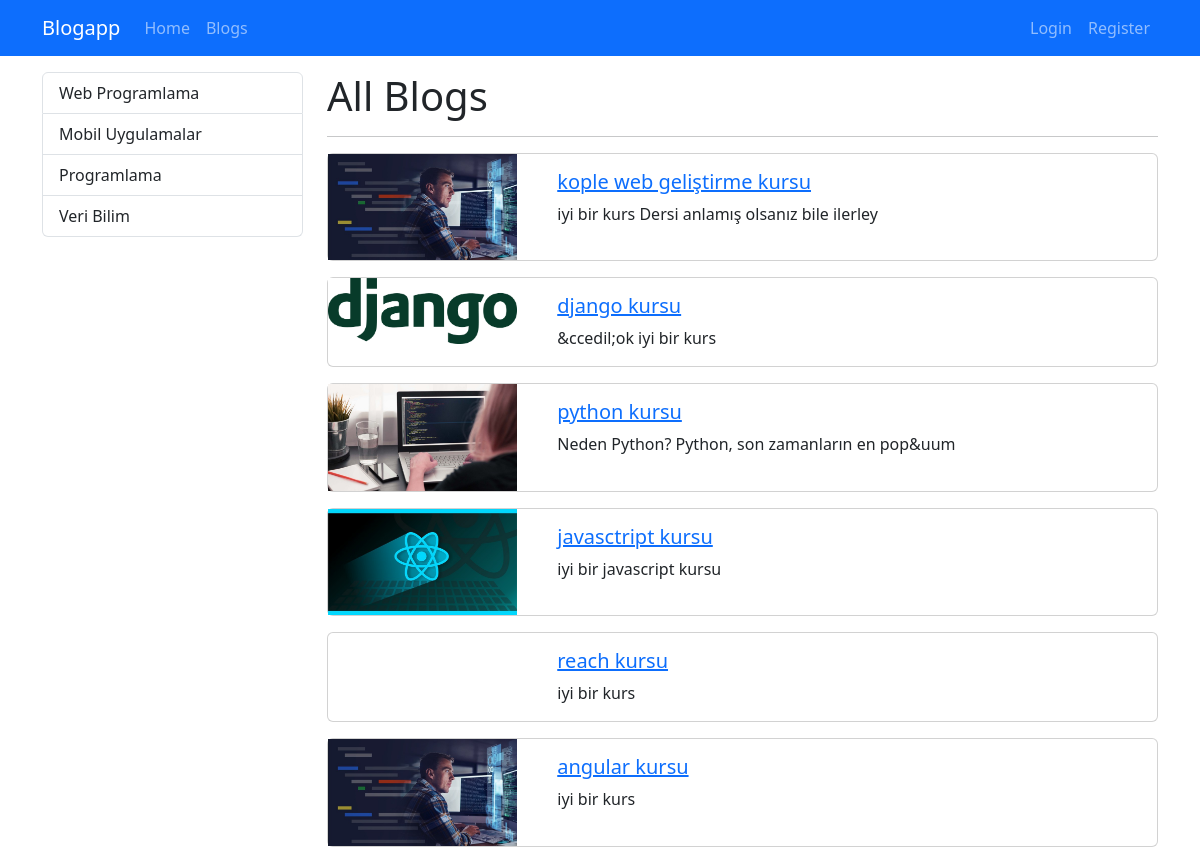
Screenshot of /blogs with the database file from the repository.
### blog/models.py (models this page shows, shortened)
class Category(models.Model):
    name = models.CharField(max_length=150)
    slug = models.SlugField(max_length=150, null=False, blank=True, unique=True, db_index=True, editable=False)

class Blog(models.Model):
    title = models.CharField(max_length=200)
    image = models.ImageField(upload_to="blogs")
    description = RichTextField()
    is_active = models.BooleanField(default=False)
    is_home = models.BooleanField(default=False)
    slug = models.SlugField(max_length=200, null=False, blank=True, unique=True, db_index=True, editable=False)
    categories = models.ManyToManyField(Category, blank=True)

### blog/views.py (the view)
# urls.py: path("blogs", views.blogs, name="blogs"),
def blogs(request):
    context = {
        "blogs": Blog.objects.filter(is_active=True),
        "categories": Category.objects.all()
    }
    return render(request, "blog/blogs.html", context)

### blog/templates/blog/blogs.html (shortened to what this page needs)
{% extends "base.html" %}
{% block content %}
<div class="container mt-3">
    <div class="row">
        <div class="col-3">
            {% include 'partials/_categories.html' %}
        </div>
        <div class="col-9">
            <h1> All Blogs</h1>
            <hr>
            {% if blogs|length > 0 %}
                {% for blog in blogs %}
                    {% if blog.is_active %}
                    {% include 'blog/partials/_blog.html' %}
                {% endif %}
            {% endfor %}
        {% else %}
                <div class="alert alert-warning">No Blogs</div>
            {% endif %}
        </div>
    </div>
</div>
{% endblock %}

### templates/base.html (shortened to what this page needs)
{% load static %}
<!DOCTYPE html>
<html lang="tr">
<head>
    <link rel="stylesheet" href="{% static 'css/bootstrap.min.css' %}">
    <link rel="stylesheet" href="{% static 'css/base.css' %}">
</head>
<body>
    {% include 'partials/_navbar.html' %}
   {% block content %}{% endblock %}
</body>
</html>

### templates/partials/_navbar.html (shortened to what this page needs)
<nav class="navbar navbar-dark bg-primary navbar-expand-lg">
    <div class="container">
        <a class="navbar-brand" href="{% url 'home' %}">Blogapp</a>
        <div class="collapse navbar-collapse" id="navbar">
            <ul class="navbar-nav me-auto">
                <li class="nav-item">
                    <a class="nav-link" href="{% url 'home' %}">Home</a>
                </li>
                <li class="nav-item">
                    <a class="nav-link" href="{% url 'blogs' %}">Blogs</a>
                </li>
            </ul>
            <ul class="navbar-nav ms-auto">
            {% if user.is_authenticated %}
                <li class="nav-item">
                    <a class="nav-link" href="{% url 'logout'%}">Logout</a>
                </li>
                <li class="nav-item">
                    <a class="nav-link" href="">Welcome, {{ user.get_full_name|title }}</a>
                </li>
            {% else %}
                <li class="nav-item">
                    <a class="nav-link" href="{% url 'login' %}">Login</a>
                </li>
                <li class="nav-item">
                    <a class="nav-link" href="{% url 'register' %}">Register</a>
                </li>
            {% endif %}
            </ul>
        </div>
    </div>
</nav>

### templates/partials/_categories.html
<div class="list-group">
    {% for category in categories %}
        {% if category.slug == selected_category %}
            <a class="list-group-item list-group-item-action active" href="{% url 'blogs_by_category' category.slug %}">
                {{ category.name|title }}</a>
        {% else %}
            <a class="list-group-item list-group-item-action" href="{% url 'blogs_by_category' category.slug %}">
            {{ category.name|title }}</a>
        {% endif %}
    {% endfor %}
</div>

### blog/templates/blog/partials/_blog.html
{% load static %}
<div class="card mb-3">
    <div class="row">
        <div class="col-md-3">
            <img src="{{ blog.image.url }}" alt="" class="img-fluid" >
        </div>
        <div class="col-md-9">
            <div class="card-body">
                <h5 class="card-title">
                    <a href="{% url 'blog_details' blog.slug %}">
                        {{blog.title}}
                    </a>
                </h5>
                <p class="card-text">{{blog.description|striptags|slice:"0:50"}}</p>
            </div>
        </div>
     </div>
</div>

### rows the page displays
Category: name "Web Programlama"
Category: name "Mobil Uygulamalar"
Category: name "Programlama"
Category: name "Veri Bilim"
Blog: image (picture), title "kople web geliştirme kursu", description "iyi bir kurs Dersi anlamış olsanız bile ilerley"
Blog: image (picture), title "django kursu", description "&ccedil;ok iyi bir kurs"
Blog: image (picture), title "python kursu", description "Neden Python? Python, son zamanların en pop&uum"
Blog: image (picture), title "javasctript kursu", description "iyi bir javascript kursu"
Blog: title "reach kursu", description "iyi bir kurs"
Blog: image (picture), title "angular kursu", description "iyi bir kurs"
